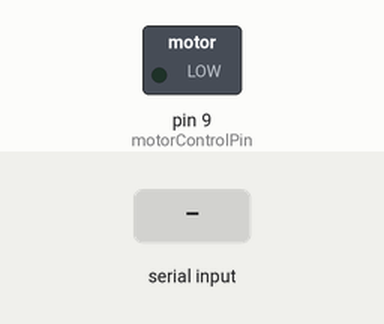
This sketch was run on a simulated Arduino Uno, built with avr-gcc and run on an emulated ATmega328P. Shown: switched loads named in the sketch (green lamp = pin HIGH). The inputs (shaded band) are chosen by the test bench. What the sketch prints to the serial monitor is not drawn.

Above: at 1.2 s.
1.3 s: "90,45\n" received over Serial
At 2.1 s:
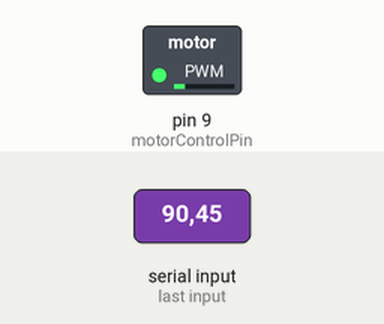
3.8 s: "30,150\n" received over Serial
At 4.6 s:
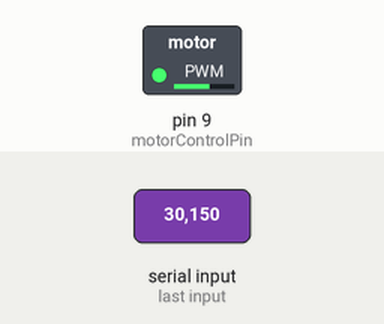
6.3 s: "200\n" received over Serial
At 7.1 s:
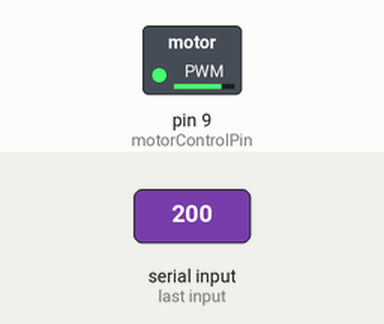
Timing chart, 0 to 9.3 s (numbered marks = the images above; inputs shaded):
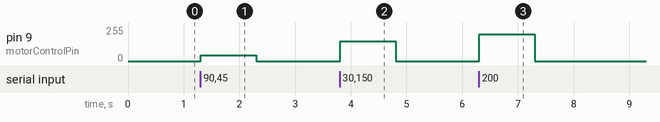

The sketch:

DC_Motor2.ino
```cpp
int motorControlPin = 9;                                                                   //Set pin 9 as motor control pin

void setup() {
  pinMode(motorControlPin, OUTPUT);                                                        //Set MotorControlPin as output Pin
  Serial.begin(9600);                                                                      //Start Serial Comms
  Serial.println("Enter a Value between 0-255 to set the speed of the motor");             //Let user know range of values to enter
}

void loop()
{
  if (Serial.available())                                                                   //If something is entered into the Serial Monitor
   {
    int speed = Serial.parseInt();                                                         //Take the first Integer entered and set the speed variable to the entered value
    analogWrite(motorControlPin, speed);                                                   //Write the 'speed' value to motorControlPin
   }
}
```

Measured:
- after the input at 1.3 s, pin 9 (motorControlPin): 0/255 → 45/255 at once, → 0/255 1.0 s later
- after the input at 3.8 s, pin 9 (motorControlPin): 0/255 → 150/255 at once, → 0/255 1.0 s later
- after the input at 6.3 s, pin 9 (motorControlPin): 0/255 → 200/255 at once, → 0/255 1.0 s later
